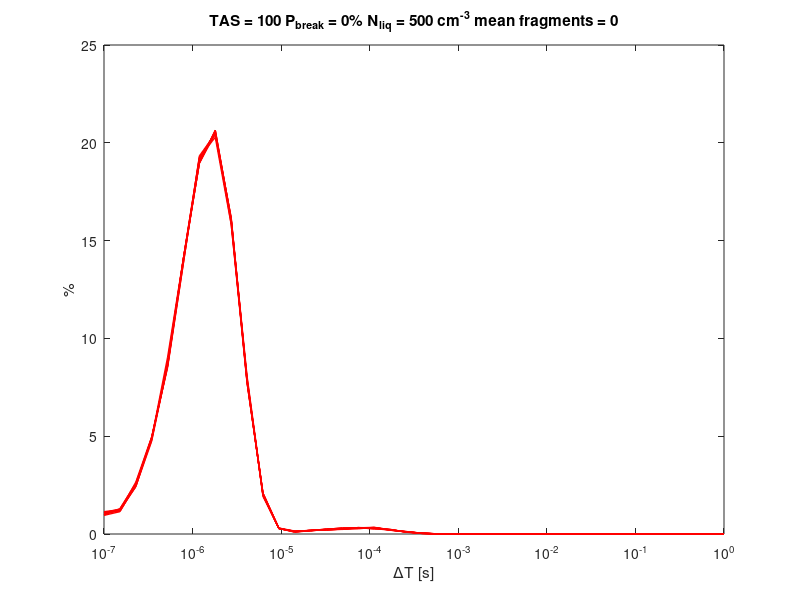

Write MATLAB code to recreate this figure.
num_ensembles = 10;
%% How many particles from population?
%% Assume uniform size with variable concentration

time = 0.1;                                        % Time of simulation in s
%sa = calc_sa(128,25,61,64);

saq = 0.24;                                      % Qualified Sample volume of CDP in mm^2
sae = 20.1;                                      % Extended sample volume of CDP in mm^2
%N = 100;                                             % Number concentration of natural particles cm-3
Nliq = 500;                                       % Number concentration of liquid particles cm-3
%particle_size = 500;                                 % 1000 micron particle
%liq_size = 25;

%sa = sa(40);
num_fragments = 0;                                  % # of fragments is normal distribution with mean
%sa_frag = sa(5);
tas = 100;
dt = 2.5e-7;                                          % Clock frequency of probe
int_arr_qualified = 1/((tas*100*saq*(1e-1)^2)*(Nliq));
int_arr_extended = 1/((tas*100*sae*(1e-1)^2)*(Nliq));
%shattered_dist = 100000;                              % Distance of shattered particle
 
P_break = 0;                                       % Probability of breakup (assume 1%)


hists = zeros(num_ensembles,40);
for(i=1:num_ensembles)
    int_arr = [];
    time_since_last_natural_particle = 0;
    time_since_last_liquid_particle = 0;
    time_since_last_artifact = 0;
    time_to_next_impact = Inf;
    num_pieces = 0;
    time_to_next_natural_particle = 1/poissrnd(1/int_arr_qualified);
    time_to_next_liquid_particle = 1/poissrnd(1/int_arr_extended);
    time_to_next_fragment = Inf;
    
    t = 0;
    while(t < time);
        % Handle population of shattered particles
        dt = min([time_to_next_fragment time_to_next_natural_particle time_to_next_impact time_to_next_liquid_particle]);

        if(num_pieces > 0)
            % Does a shattered fragment appear?
            if(time_to_next_fragment <= time_since_last_artifact)
                int_arr = [int_arr; time_since_last_artifact];
                time_since_last_artifact = 0;
                num_pieces = num_pieces - 1;
                time_to_next_fragment = -log(rand(1))*int_arr_fragment;
            else
                time_since_last_artifact = time_since_last_artifact + dt;          
            end
        end 
        % Handle population of natural particles
        if(time_to_next_natural_particle <= time_since_last_natural_particle)

            % Does particle shattter?
            if(rand(1) <= P_break)
                % How many pieces does it break into?
                num_pieces = num_pieces + num_fragments;
                % Assume volume per D^3 
                Conc_artifact = num_pieces/((shattered_dist*1e-4)*sa(5)*(1e-1)^2);
                % Mean arrival rate
                int_arr_fragment = 1/(Conc_artifact*(tas*100*sa(5)*(1e-1)^2));
                time_to_next_fragment = -log(rand(1))*int_arr_fragment;
                int_arr = [int_arr; time_since_last_natural_particle];
            else
                int_arr = [int_arr; time_since_last_natural_particle];
            end    
            time_since_last_natural_particle = 0;
            
            time_to_next_natural_particle = -log(rand(1))*int_arr_qualified;
            
        end    
        time_since_last_natural_particle = time_since_last_natural_particle+dt; 
        % Hangle liquid drops
        % Handle population of natural particles
        if(time_to_next_liquid_particle <= time_since_last_liquid_particle)
            int_arr = [int_arr; time_since_last_liquid_particle];
            time_since_last_liquid_particle = 0;
            %last_natural_particle = 0;
            time_to_next_liquid_particle = -log(rand(1))*int_arr_extended;
            
        end    
        time_since_last_liquid_particle = time_since_last_liquid_particle+dt; 
        if(mod(t,dt*1000000) == 0)
            disp([num2str(t) '/' num2str(time)]);
        end
        t = t + dt;
    end
    [h,bins] = hist(int_arr(int_arr > 0), logspace(-7,0,40));
    hists(i,:) = h;
    int_arr = [];
    disp(['Ensemble member ' num2str(i) ' complete']);
end

save hists.mat
figure;

for(i=1:num_ensembles)
    plot(bins, hists(i,:)/(sum(hists(i,:),2))*100, 'r', 'LineWidth', 1);
    hold on;
end    
set(gca, 'XScale', 'log');
xlabel('\DeltaT [s]');
ylabel('%');
title(['TAS = ' num2str(tas) ' P_{break} = ' num2str(P_break*100) '% N_{liq} = ' num2str(Nliq) ' cm^{-3} mean fragments = ' num2str(num_fragments)]);
bimodalfit = @(tau, dt) tau(3).*(dt/tau(1)).*exp(-dt/tau(1))+(1-tau(3)).*(dt/tau(2)).*exp(-dt/tau(2));
%[tau_std1] = abs(nlinfit(bins,h./sum(h),bimodalfit,[1e-6 1e-4 0.5], statset('Robust', 'on')));
hold on;
%plot(logspace(-7, 1, 300), bimodalfit(tau_std1, logspace(-7, 1, 300))*100, 'r', 'LineWidth', 2);


%% Plot interarrival time distribution
